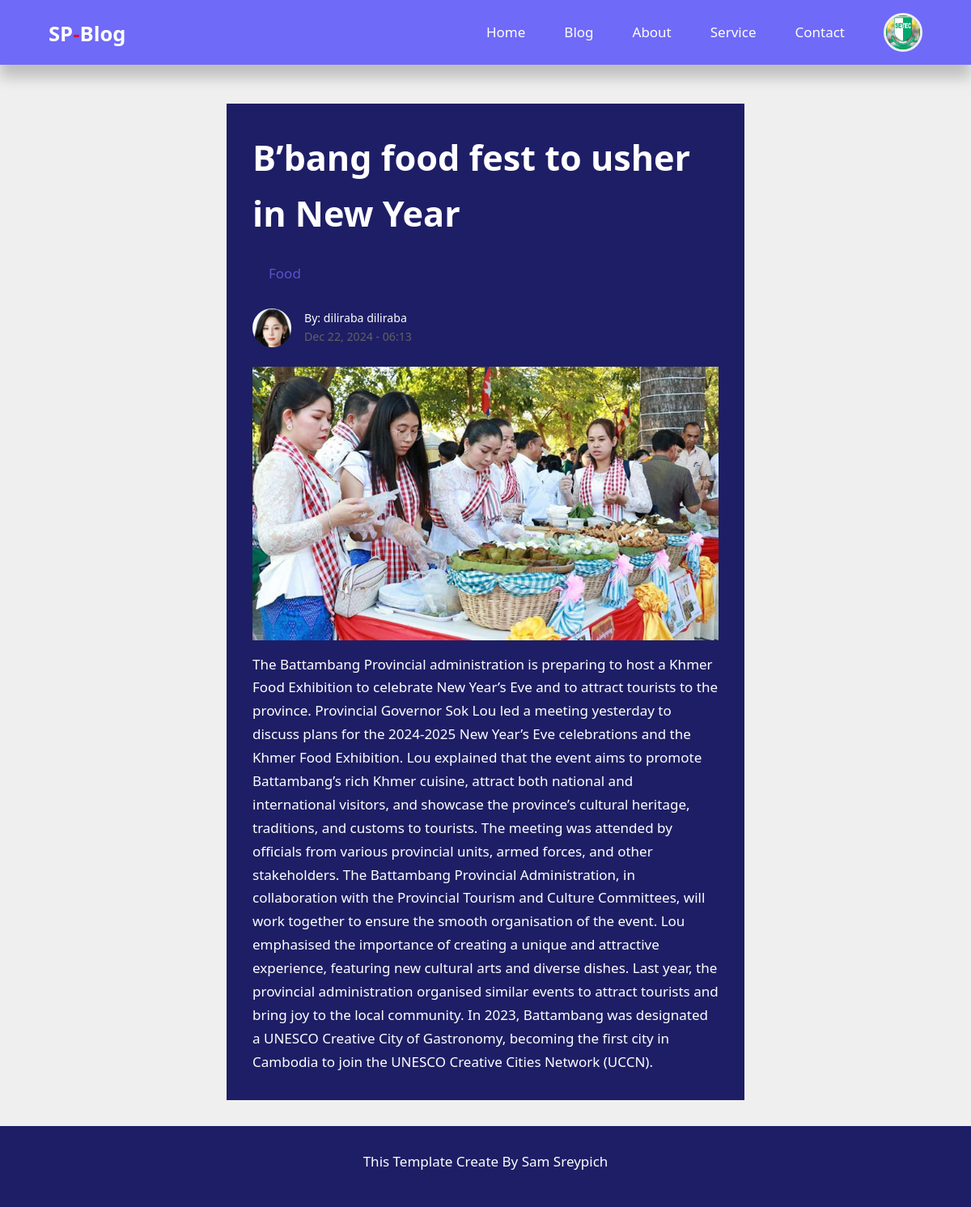
The page /post.php?id=20 (signed in) on the database its author committed.
### tables this page shows
CREATE TABLE IF NOT EXISTS `users` (
  `id` int UNSIGNED NOT NULL AUTO_INCREMENT,
  `firstname` varchar(50) NOT NULL,
  `lastname` varchar(50) NOT NULL,
  `username` varchar(50) NOT NULL,
  `email` varchar(100) NOT NULL,
  `password` varchar(255) NOT NULL,
  `avatar` varchar(255) NOT NULL,
  `is_admin` tinyint(1) NOT NULL,
  PRIMARY KEY (`id`)
);

CREATE TABLE IF NOT EXISTS `posts` (
  `id` int UNSIGNED NOT NULL AUTO_INCREMENT,
  `title` varchar(255) NOT NULL,
  `body` text NOT NULL,
  `thumbnail` varchar(255) NOT NULL,
  `date_time` timestamp NOT NULL DEFAULT CURRENT_TIMESTAMP,
  `category_id` int UNSIGNED DEFAULT NULL,
  `author_id` int UNSIGNED NOT NULL,
  `is_featured` tinyint(1) NOT NULL,
  PRIMARY KEY (`id`),
  KEY `FK_blog_author` (`author_id`),
  KEY `FK_blog_category` (`category_id`)
);

CREATE TABLE IF NOT EXISTS `categories` (
  `id` int UNSIGNED NOT NULL AUTO_INCREMENT,
  `title` varchar(50) NOT NULL,
  `description` text NOT NULL,
  PRIMARY KEY (`id`)
);

### post.php (the view)
<?php
include 'partials/header.php';
if (isset($_GET['id'])) {
    $post_id = filter_var($_GET['id'], FILTER_SANITIZE_NUMBER_INT);
    $query = "SELECT posts.*, categories.title AS category_title,users.*
    FROM posts
    left JOIN categories ON posts.category_id = categories.id
    left JOIN users ON posts.author_id = users.id
    WHERE posts.id = $post_id";
    $post_result = mysqli_query($connection, $query);
    $post = mysqli_fetch_assoc($post_result);
}
?>
    <section class="single-post">
        <div class="container single-post-container">
            <h2><?= $post['title']?></h2>
            <div class="post-info">
                <a href="<?= ROOT_URL?>category.php?id=<?= $post['category_id']?>" class="category-btn"><?= $post['category_title']?></a>
                <div class="post-profile">
                    <div class="post-profile-img">
                        <img src="./images/<?= $post['avatar'] ?>" alt="">
                    </div>
                    <div class="post-profile-info">
                        <h5 style="color: white;">By: <?= $post['firstname'] ?> <?= $post['lastname'] ?></h5>
                        <small><?= date('M d, Y - H:i', strtotime($post['date_time'])) ?></small>
                    </div>
                </div>
            </div>
            <div class="single-post-thumb">
                <img src="./images/<?= $post['thumbnail'] ?>" alt="">
            </div>
            <p>
                <?= $post['body'] ?>
            </p>
        </div>
    </section>
<?php include 'partials/footer.php';?>

### partials/header.php (shortened to what this page needs)
<?php
require 'config/database.php';
if(isset($_SESSION['user_id'])){
    $id = filter_var($_SESSION['user_id'],FILTER_SANITIZE_NUMBER_INT);
    $query = "SELECT avatar FROM users WHERE id = $id";
    $result = mysqli_query($connection, $query);
    $user = mysqli_fetch_assoc($result);
}
?>
<!DOCTYPE html>
<html lang="en">
<head>
    <link rel="stylesheet" href="<?= ROOT_URL?>css/style.css">
    <link rel="stylesheet" href="https://cdnjs.cloudflare.com/ajax/libs/font-awesome/6.7.2/css/all.min.css" />
</head>
<body>
    <nav>
        <div class="container nav-container">
            <a class="logo" href="<?= ROOT_URL?>index.php"><h3>SP<span>-</span>Blog</h3></a>
            <ul class="nav-link">
                <li><a href="<?= ROOT_URL?>">Home</a></li>
                <li><a href="<?= ROOT_URL?>blog.php">Blog</a></li>
                <li><a href="<?= ROOT_URL?>about.php">About</a></li>
                <li><a href="<?= ROOT_URL?>service.php">Service</a></li>
                <li><a href="<?= ROOT_URL?>contact.php">Contact</a></li>
                <?php if(isset($_SESSION['user_id'])) :?>
                <li>
                    <div class="nav-profile">
                        <div class="profile-img">
                            <img class="nav-img" src="<?= ROOT_URL . 'images/' . $user['avatar']?>" alt="">
                        </div>
                    </div>
                </li>
                <?php else :?>
                    <li><a href="<?php ROOT_URL?>signin.php">Sign In</a></li>
                <?php endif; ?>
            </ul>
        </div>
    </nav>

### css/style.css (style rules this page uses)
:root { --color-primary:#6f6af8; --color-primary-variant:#5854c7; --color-danger:#da0f3f; --color-danger-light:hsl(346, 87%, 46%, 15%); --color-success:#11c76f; --color-success-light:hsl(156, 100%, 38%, 15%); --color-gray-1:#1e1e66; --color-gray-2:#2d2b7c; --color-white:#fff; --color-light:#ccc; --color-light-variant:#626262; --color-bg:#efefef; --color-black:#222222; --border-radius-1:0.3rem; --border-radius-2:0.5rem; --border-radius-3:0.8rem; --border-radius-4:2rem; --border-radius-5:5rem; }
* { margin: 0; padding: 0; box-sizing: border-box; outline: none; border: none; list-style: none; appearance: none; text-decoration: none; font-family: 'Segoe UI', Tahoma, Geneva, Verdana, sans-serif; transition: .4s ease; }
body { line-height: 1.6; font-size: 17px; background-color: var(--color-bg); overflow-x: hidden; color: var(--color-gray-1); }
.container { max-width: 1620px; margin: 0 auto; width: 90%; }
section { margin-top: 3rem; width: 100vw; }
h1,h2,h3,h4,h5 { color: var(--color-black); }
h2 { font-size: 2.7rem;margin: 1rem 0; }
h3 { font-size: 1.2rem;margin: .8rem 0 .5rem; }
img { display: block; width: 100%; object-fit: cover; }
nav { width: 100vw; height: 5rem; position: fixed; top: 0; left: 0; z-index: 10; background-color: var(--color-primary); box-shadow: 0 1rem 1rem rgba(0, 0, 0, 0.2); }
.nav-container { display: flex; align-items: center; justify-content: space-between; height: 100%; }
.profile-img { width: 3rem; height: 3rem; border-radius: 50%; border: 3px solid var(--color-bg); overflow: hidden; }
.nav-img { object-fit: cover; height: 100%; }
nav .logo h3 { font-size: 1.6rem; font-weight: 600; color: var(--color-white); }
nav .logo h3 span { color: var(--color-danger); }
nav .nav-link { display: flex; gap: 3rem; align-items: center; }
nav .nav-link a { font-weight: 300; color: var(--color-white); }
nav .nav-profile { cursor: pointer; position: relative; }
.category-btn { background-color: var(--color-gray-1); color: var(--color-primary-variant); padding: 10px 20px; display: inline-block; border-radius: 4px; cursor: pointer; }
.post-profile { display: flex; gap: 1rem; margin-top: 1.2rem; }
.post-profile-img { width: 3rem; height: 3rem; border-radius: 50%; overflow: hidden; }
.post-profile-img img { width: 100%; height: 100%; object-fit: cover; }
.post-profile-info { display: flex; flex-direction: column; justify-content: center; }
.post-profile .post-profile-info h5 { font-weight: 500; color: var(--color-black); }
.post-profile-info small { color: var(--color-light-variant); }
.single-post { margin: 8rem 0 2rem; }
.single-post-container { width: 40rem; background-color: var(--color-gray-1); padding: 1rem 2rem 2rem; color: var(--color-white); }
.single-post h5, .single-post h2, h3 { color: var(--color-white); }
.single-post p { margin-top: 1rem; line-height: 1.7; }
.single-post-thumb { margin-top: 1.5rem; }
.dashboard-container a, h2, h5 { color: var(--color-white); }

### rows shown on the page
users: avatar (picture)
posts: title "B’bang food fest to usher in New Year", category.title "Food", author.avatar (picture), author.firstname "diliraba", author.lastname "diliraba", date_time "Dec 22, 2024 - 06:13", thumbnail (picture), body "The Battambang Provincial administration is preparing to host a Khmer Food Exhibition to celebrate New Year’s Eve and to attract tourists to the province. Provincial Governor Sok Lou led a meeting yesterday to discuss plans for the 2024-2025 New Year’s Eve celebrations and the Khmer Food Exhibition. Lou explained that the event aims to promote Battambang’s rich Khmer cuisine, attract both national and international visitors, and showcase the province’s cultural heritage, traditions, and customs to tourists. The meeting was attended by officials from various provincial units, armed forces, and other stakeholders. The Battambang Provincial Administration, in collaboration with the Provincial…"
